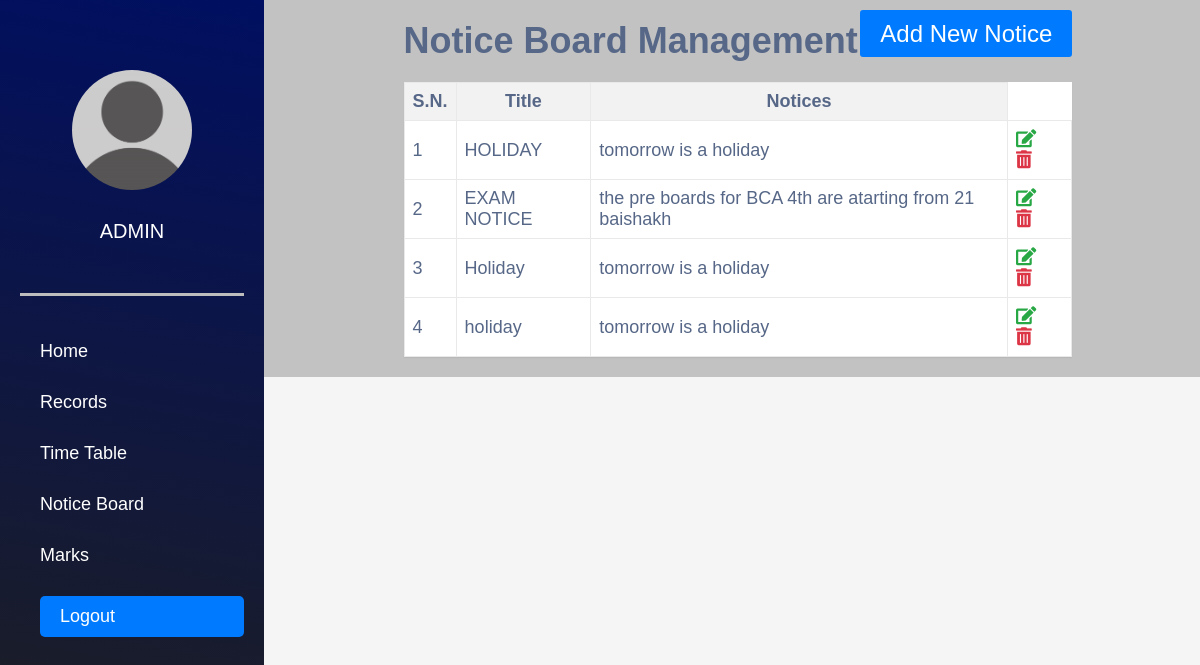
Page /noticeboard.php on the committed database.
### tables this page shows
CREATE TABLE `notice_board` (
  `Notice_id` int(11) NOT NULL,
  `User_id` int(11) NOT NULL,
  `Title` varchar(255) NOT NULL,
  `notice` text NOT NULL,
  `Date` date NOT NULL DEFAULT current_timestamp()
);

### noticeboard.php (the view, shortened to what this page needs)
<?php
include('dbconnection.php');
?>
<!DOCTYPE html>
<html lang="en">
<head>
    <link href="https://cdnjs.cloudflare.com/ajax/libs/font-awesome/5.15.4/css/all.min.css" rel="stylesheet">
    <link rel="stylesheet" href="src/style.css">
</head>
<body>
    <div class="head_wrap">
        <div class="side_menu">
        <div class="avatar_profile">
            <img src="./src/images/ass.png" alt="">
        </div>
        <div class="student_info">
             <h3>Admin</h3>
        </div>
        <div class="navigation">
            <ul>
                    <li><a href="admin_dashboard.php">Home</a></li>
                    <li><a href="index1.php">Records</a></li>
                    <li><a href="table.php">Time Table</a></li>
                    <li><a href="noticeboard.php">Notice Board</a></li>
                    <li><a href="marks_portal.php">Marks</a></li>
                    <a href="login1.php" class="logout-btn">Logout</a>
                 </ul>
            </div>
        </div>
        <div class="info_tab">
            <div class="container-xl">
                <div class="table-responsive">
                    <div class="table-wrapper">
                        <div class="table-title">
                            <div class="row">
                                <div class="title">
                                    <h2>Notice Board <b>Management</b></h2>
                                </div>
                                <div class="addbutton" align="right">
                                    <a href="addnotice.php" class="add-user-btn">Add New Notice</a>
                                </div>
                            </div>
                        </div>
                        <table class="table table-striped table-hover">
                            <thead>
                                <tr>
                                    <th>S.N.</th>
                                    <th>Title</th>
                                    <th>Notices</th>
                                </tr>
                            </thead>
                            <body>
                                <?php
                                $sql = "SELECT * FROM notice_board";
                                $result = mysqli_query($con, $sql);
                                if (mysqli_num_rows($result) > 0) {
                                    $cnt = 1;
                                    while ($row = mysqli_fetch_assoc($result)) {
                                        ?>
                                        <tr>
                                            <td><?php echo $cnt; ?></td>
                                            <td><?php echo $row['Title'];?></td>
                                            <td><?php echo $row['notice'];?></td>
                                            <td>
                                                <a href="editnotice.php?editid=<?php echo htmlentities($row['Notice_id']); ?>"
                                                    class="action-icons edit" title="Edit" data-toggle="tooltip"><i class='fas fa-edit'></i></a>
                                                <a href="noticeboard.php?delid=<?php echo htmlentities($row['Notice_id']); ?>"
                                                    class="action-icons delete" title="Delete" data-toggle="tooltip"
                                                    onclick="return confirm('Do you really want to delete?');"><i class='fas fa-trash-alt'></i></a>
                                            </td>
                                        </tr>
                                        <?php
                                        $cnt++;
                                    }
                                } else {
                                    ?>
                                    <tr>
                                        <td colspan="6" style="text-align:center; color:red;">No Record Found</td>
                                    </tr>
                                    <?php
                                }
                                ?>
                            </body>
                        </table>
                    </div>
                </div>
            </div>
        </div>
</body>
</html>

### src/style.css (style rules this page uses)
* { padding: 0px; margin: 0px; box-sizing: border-box; }
body { font-family: 'Poppins', sans-serif; color: #252525; font-size: 18px; }
body h1,h2, h3 { font-family: 'Work Sans', sans-serif; }
* { box-sizing: border-box; }
body { margin: 0; font-family: Arial, sans-serif; }
.row { display: flex; justify-content: space-between; }
img { width: 100%; height: auto; }
.head_wrap { display: flex; flex-direction: row; width: 100%; background: rgb(194, 194, 194); }
.side_menu { padding: 20px; width: 22%; color: white; background: linear-gradient(10deg, rgba(31,31,31,1) 0%, rgba(0,15,97,1) 100%); }
.info_tab { padding: 20px; width: 73%; }
.student_info { padding-top: 30px; display: flex; flex-direction: column; align-items: center; }
.student_info h3 { text-transform: uppercase; font-size: 20px; font-weight: 500; }
.avatar_profile { width: 120px; height: 120px; margin: auto; margin-top:50px ; }
.avatar_profile img { border-radius: 50%; object-fit: cover; width: 100%; height: 100%; }
.navigation ul { list-style: none; }
.navigation a { text-decoration: none; color: white; }
.navigation { border-top: 3px solid rgb(189, 189, 189); padding-top: 45px; margin-top: 50px; padding-left: 20px; }
.navigation ul { display: flex; flex-direction: column; gap: 30px; }
.logout-btn { display: inline-block; padding: 10px 20px; background-color: #007bff; color: #fff; text-decoration: none; border-radius: 5px; transition: background-color 0.3s ease; }
.side_menu { height:100vh; position:fixed; }
.info_tab { margin-left: 25%; }

### noticeboard.php (style rules this page uses)
body { font-family: Arial, sans-serif; background-color: #f5f5f5; color: #566787; }
.container-xl { width: 80%; margin: 0 auto; }
.table { width: 100%; border-collapse: collapse; background-color: #fff; box-shadow: 0 1px 1px rgba(0, 0, 0, 0.05); }
.table th, .table td { border: 1px solid #e9e9e9; padding: 8px; }
.table th { background-color: #f2f2f2; }
.table td { text-align: left; }
.table-title { font-size: 24px; margin-bottom: 20px; }
.add-user-btn { background-color: #007bff; color: #fff; border: none; padding: 10px 20px; border-radius: 3px; text-decoration: none; }
.action-icons { font-size: 18px; margin-right: 5px; }
.action-icons.edit { color: #28a745; }
.action-icons.delete { color: #dc3545; }
.title { text-align: center; }

### rows in the picture
notice_board: Title "HOLIDAY", notice "tomorrow is a holiday"
notice_board: Title "EXAM NOTICE", notice "the pre boards for BCA 4th are atarting from 21 baishakh"
notice_board: Title "Holiday", notice "tomorrow is a holiday"
notice_board: Title "holiday", notice "tomorrow is a holiday"
